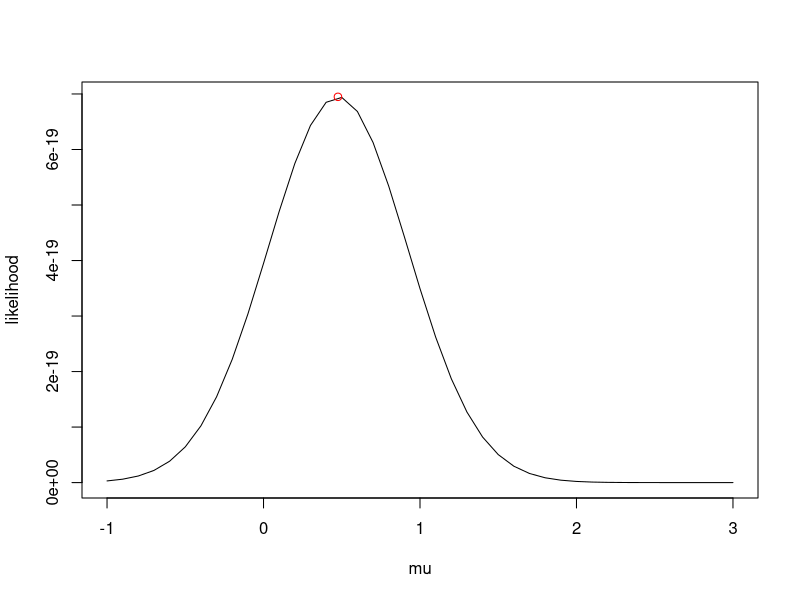
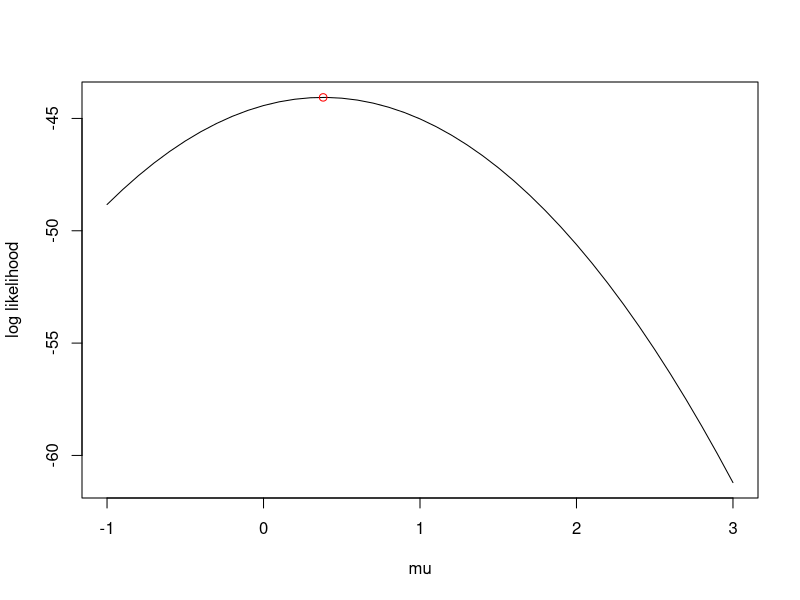

Reproduce these figures in R, in order.
##likelihood function of mu
n = 20
x = rnorm(n,1,2)
mu = seq(-1,3,by=0.1)
l = rep(NA, length(mu))
 
for (i in 1:length(mu)) {
  l[i] = prod(dnorm(x, mu[i], 2))
}
plot(mu, l, type='l', xlab = "mu", ylab = "likelihood")
k = mean(x)
y = prod(dnorm(x, k, 2))
points(k, y, type="p", col="red")



## log likelihood function of mu
n = 20
x = rnorm(n,1,2)
mu = seq(-1,3,by=0.1)
l = rep(NA, length(mu))

for (i in 1:length(mu)) {
  l[i] = prod(dnorm(x, mu[i], 2))
} 
plot(mu, log(l), type='l', xlab = "mu", ylab = "log likelihood") 
k = mean(x)
y = prod(dnorm(x, k, 2)) 
points(k, log(y), type="p", col="red")

